Frame 1 (no input): blank canvas, image omitted
Frame 60 (the mouse pressed at the canvas centre just before this capture): blank canvas, image omitted
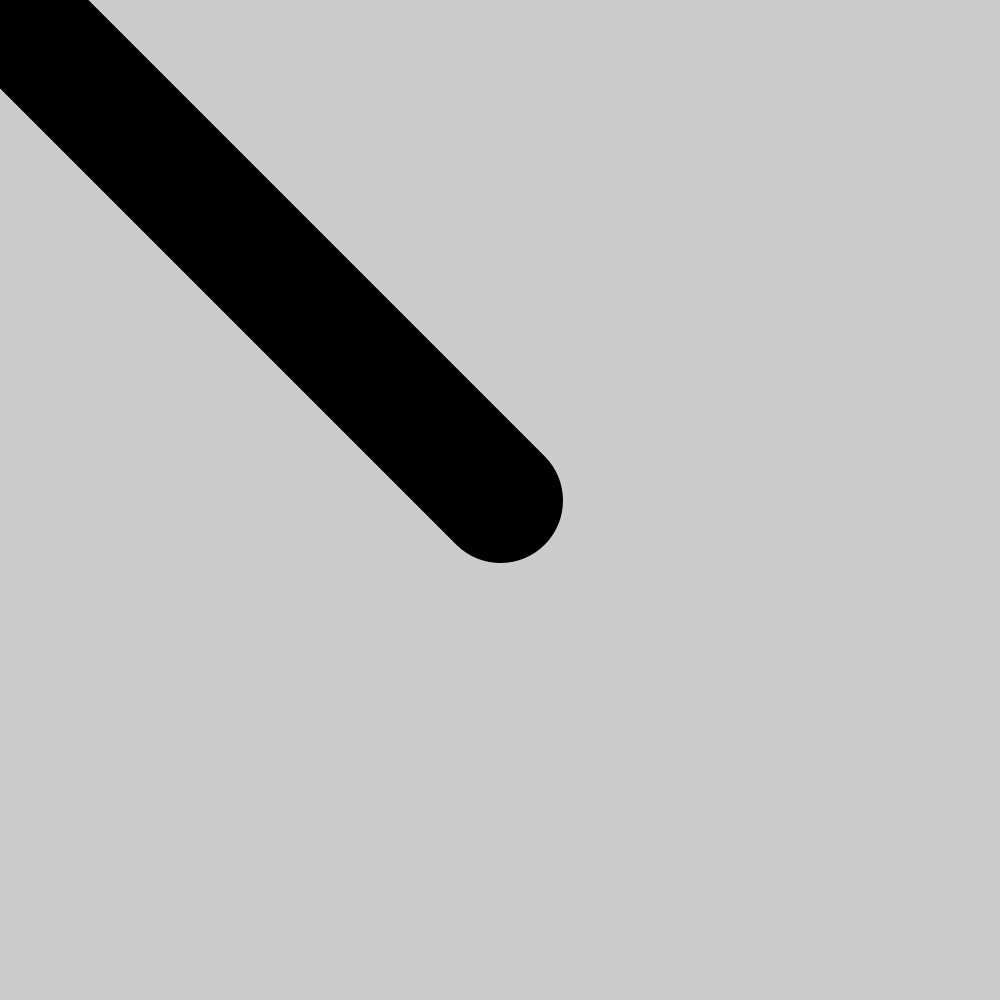
Frame 120 (the mouse held since frame 60 and released just before this capture)

The Processing sketch whose frames 1 and 60 were blank and that drew this single picture after the mouse press (run headless with seeded random() and noise(); from frame 60 on, the mouse is pressed at the canvas centre):

// Processing sketch: Mouse_Strokeweigh
// ── Mouse_Strokeweigh.pde
void setup()
{
  size(1000,1000);
  
}

void draw()
{
  stroke (0);
  float mouseSpeed = abs(mouseX - pmouseX);
  strokeWeight(mouseSpeed/4);
  line(pmouseX, pmouseY, mouseX, mouseY);
}
  
